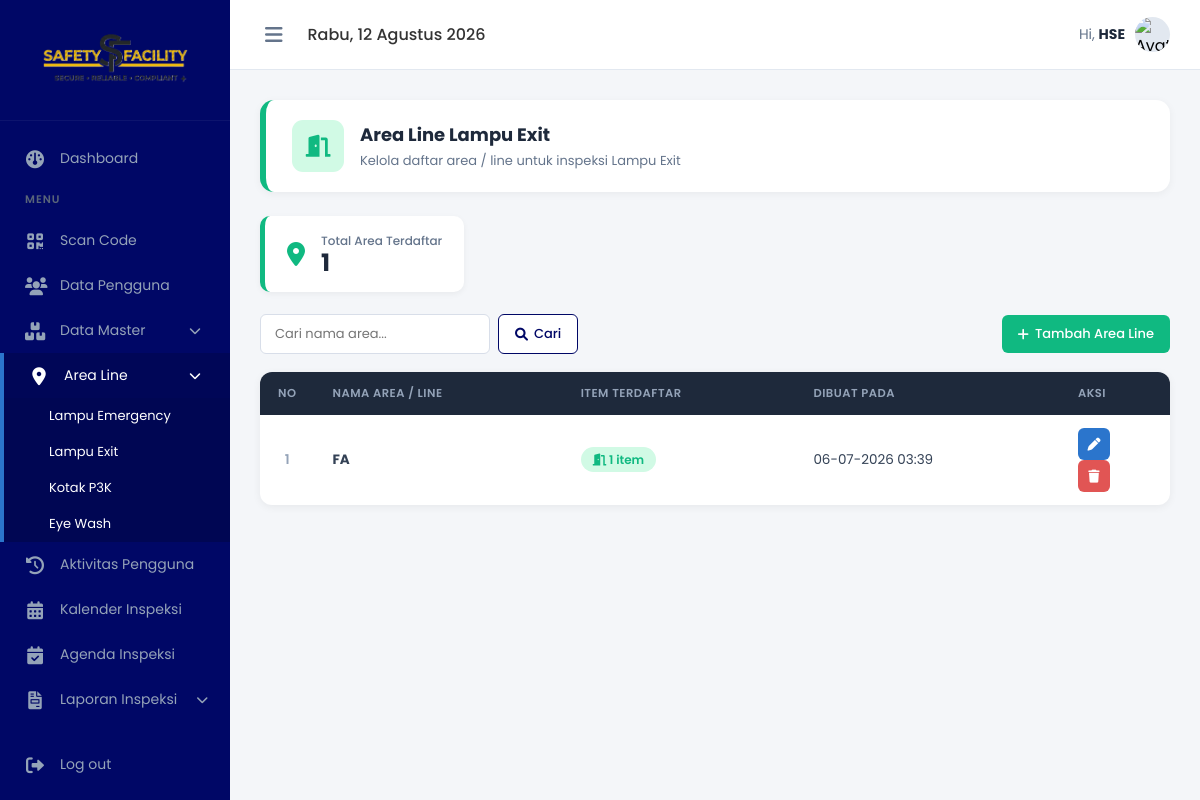
/admin/area_line_lampu_exit.php (signed in), run on an earlier commit of the app's database.
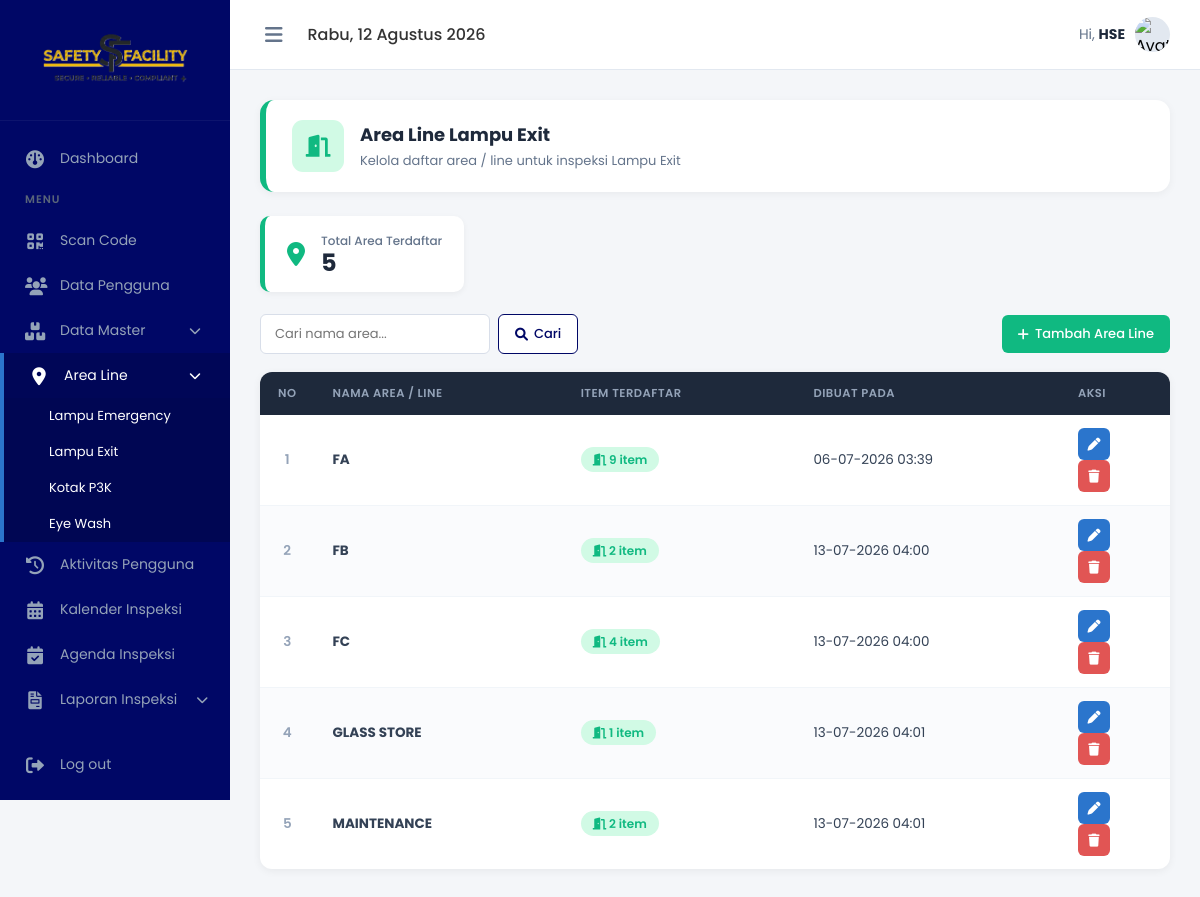
And on a later commit of the database.
### tables this page shows
CREATE TABLE `area_line` (
  `id_line` int(11) NOT NULL,
  `nama_line` varchar(100) NOT NULL,
  `created_at` timestamp NOT NULL DEFAULT current_timestamp(),
  `jenis` varchar(30) NOT NULL DEFAULT 'lampu_emergency'
);

### admin/area_line_lampu_exit.php (the view, shortened to what the changed rows need)
<?php
global $koneksi;
mysqli_query($koneksi, "ALTER TABLE area_line ADD COLUMN IF NOT EXISTS jenis VARCHAR(30) NOT NULL DEFAULT 'lampu_emergency'");
$cari = isset($_GET['cari']) ? trim($_GET['cari']) : '';
if ($cari !== '') {
    $like = "%$cari%";
    $stmt = mysqli_prepare(
        $koneksi,
        "SELECT a.*, COUNT(m.id) as total_item
         FROM area_line a
         LEFT JOIN `master_lampu` m ON m.`line_area` = a.nama_line AND m.code LIKE 'LE%'
         WHERE a.jenis = 'lampu_exit' AND a.nama_line LIKE ?
         GROUP BY a.id_line ORDER BY a.nama_line ASC"
    );
    mysqli_stmt_bind_param($stmt, "s", $like);
    mysqli_stmt_execute($stmt);
    $result = mysqli_stmt_get_result($stmt);
} else {
    $result = mysqli_query(
        $koneksi,
        "SELECT a.*, COUNT(m.id) as total_item
         FROM area_line a
         LEFT JOIN `master_lampu` m ON m.`line_area` = a.nama_line AND m.code LIKE 'LE%'
         WHERE a.jenis = 'lampu_exit'
         GROUP BY a.id_line ORDER BY a.nama_line ASC"
    );
}
$total_line = mysqli_num_rows($result);
?>
<!DOCTYPE html>
<html lang="id">
<head>
    <link rel="stylesheet" href="https://cdnjs.cloudflare.com/ajax/libs/font-awesome/6.0.0/css/all.min.css">
    <link rel="stylesheet" href="style.css">
</head>
<body>
    <main class="main-content">
        <section class="content-body">
            <div class="page-head">
                <div class="ph-info">
                    <h2>Area Line Lampu Exit</h2>
                </div>
            </div>
            <div class="stat-mini">
                <div>
                    <h3>Total Area Terdaftar</h3>
                    <p><?= $total_line; ?></p>
                </div>
            </div>
            <div class="table-card">
                <table class="area-table">
                    <thead>
                        <tr>
                            <th style="width:52px;">No</th>
                            <th>Nama Area / Line</th>
                            <th>Item Terdaftar</th>
                            <th>Dibuat Pada</th>
                            <th style="width:110px;">Aksi</th>
                        </tr>
                    </thead>
                    <tbody>
                        <?php if (mysqli_num_rows($result) > 0): ?>
                            <?php $no = 1;
                            while ($row = mysqli_fetch_assoc($result)): ?>
                                <tr>
                                    <td style="text-align:center;font-weight:600;color:#94a3b8;"><?= $no++; ?></td>
                                    <td><strong><?= htmlspecialchars($row['nama_line']); ?></strong></td>
                                    <td>
                                        <span class="badge-item">
                                            <i class="fa-solid fa-door-open"></i>
                                            <?= $row['total_item']; ?> item
                                        </span>
                                    </td>
                                    <td><?= date('d-m-Y H:i', strtotime($row['created_at'])); ?></td>
                                    <td class="action-icons">
                                        <a href="javascript:void(0)" class="ic-edit" title="Edit"
                                            onclick='bukaEdit(<?= json_encode(["id_line" => $row["id_line"], "nama_line" => $row["nama_line"]]); ?>)'>
                                            <i class="fa-solid fa-pen"></i>
                                        </a>
                                        <a href="area_line_lampu_exit.php?hapus=<?= $row['id_line']; ?>" class="ic-delete" title="Hapus"
                                            onclick="return confirm('Hapus area ini? Pastikan tidak ada data yang masih menggunakannya.')">
                                            <i class="fa-solid fa-trash"></i>
                                        </a>
                                    </td>
                                </tr>
                            <?php endwhile; ?>
                        <?php endif; ?>
                    </tbody>
                </table>
            </div>
        </section>
    </main>
</body>
</html>

What changed in the data, as far as the page shows it:
computed for area_line "FA": total_item "1" → "9"
added area_line: nama_line "FB", total_item "2", created_at "13-07-2026 04:00"
added area_line: nama_line "FC", total_item "4", created_at "13-07-2026 04:00"
added area_line: nama_line "GLASS STORE", total_item "1", created_at "13-07-2026 04:01"
added area_line: nama_line "MAINTENANCE", total_item "2", created_at "13-07-2026 04:01"
Also different on the page:
$total_line: "1" → "5"
